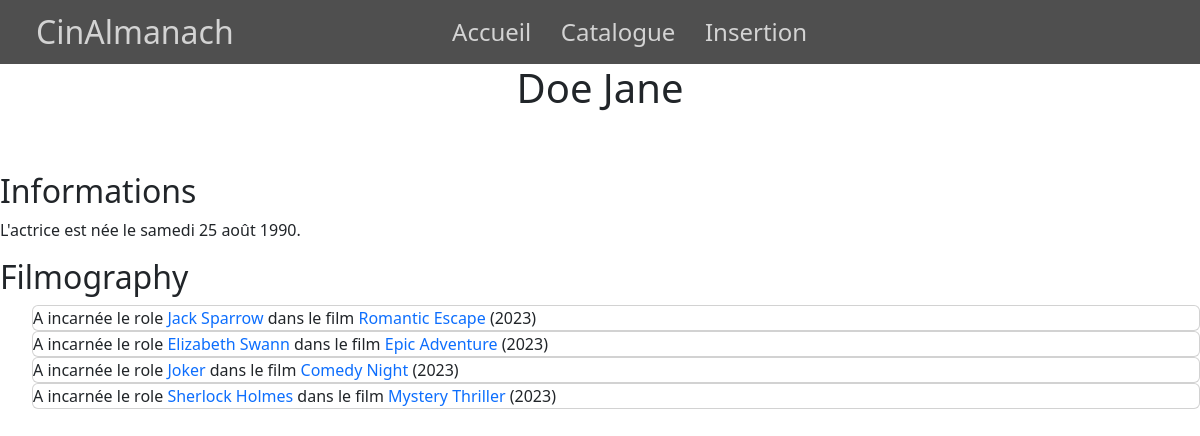
Screenshot of /index.php?action=detailActor&id=1 with the database file from the repository.
### tables this page shows
CREATE TABLE IF NOT EXISTS `person` (
  `id_person` int NOT NULL AUTO_INCREMENT,
  `name` varchar(255) NOT NULL DEFAULT '',
  `firstname` varchar(255) NOT NULL DEFAULT '',
  `birthday` date NOT NULL,
  `genre` varchar(255) NOT NULL DEFAULT '',
  PRIMARY KEY (`id_person`)
);

CREATE TABLE IF NOT EXISTS `role` (
  `id_role` int NOT NULL AUTO_INCREMENT,
  `name` varchar(255) NOT NULL,
  PRIMARY KEY (`id_role`),
  UNIQUE KEY `name` (`name`)
);

CREATE TABLE IF NOT EXISTS `movie` (
  `id_movie` int NOT NULL AUTO_INCREMENT,
  `name` varchar(255) NOT NULL,
  `date_release` date NOT NULL,
  `duration` int NOT NULL,
  `synopsis` mediumtext NOT NULL,
  `poster` text NOT NULL,
  `rate` decimal(2,1) NOT NULL DEFAULT '0.0',
  `id_director` int NOT NULL,
  PRIMARY KEY (`id_movie`),
  KEY `FK_movie_director` (`id_director`),
  CONSTRAINT `FK_movie_director` FOREIGN KEY (`id_director`) REFERENCES `director` (`id_director`) ON DELETE CASCADE ON UPDATE CASCADE
);

### controller/ActorController.php (called while the page is built, shortened)
<?php
class ActorController {
    public function detailActor(int $id){
        $actorManager = new ActorManager();
        $actor = $actorManager->getActorDetail($id);
        $filmography = $actorManager->getRoleMovieOfActor($id);
        require "view/detail/detailActor.php";
    }
}

### model/Connect.php (called while the page is built, shortened)
<?php
abstract class Connect {
    public static function seConnecter(){
        try {
            return new \PDO(
                "mysql:host=".self::HOST.";dbname=".self::DB.";charset=UTF8", self::USER, self::PASS
            );
        } catch (\PDOException $e) {
            return $e->getMessage();
        }
    }
}
?>

### model/ActorManager.php (called while the page is built, shortened)
<?php
class ActorManager{
    private \PDO $pdo;
    public function __construct() {
        $this->pdo = Connect::seConnecter();
    }
    public function getActorDetail(int $id):array{
        $requestActor = $this->pdo->prepare("
            SELECT person.name, person.firstname , person.birthday , person.genre
            FROM person,actor
            WHERE person.id_person = actor.id_person AND id_actor = :id;
        ");
        $requestActor->bindParam(":id",$id);
        $requestActor->execute();
        return $requestActor->fetch();
    }
    public function getRoleMovieOfActor(int $id):array {
        $request = $this->pdo->prepare("
            SELECT role.name AS roleName, movie.name AS movieName, movie.id_movie , role.id_role , YEAR(movie.date_release) AS date_release
            FROM actor
            JOIN casting
            ON casting.id_actor = actor.id_actor
            JOIN role
            ON role.id_role = casting.id_role
            JOIN movie
            ON movie.id_movie = casting.id_movie
            WHERE actor.id_actor = :id
            ORDER BY movie.date_release;
        ");
        $request-> bindParam(":id",$id);
        $request->execute();
        return $request->fetchAll();
    }
}

### service/CardService.php (the view, shortened to what this page needs)
<?php
class CardService {
    public function createListFilmographyActor (array $listCasting,$genre):string{
        $htmlContent='<ul>';
        foreach ($listCasting as $key => $casting) {
            if ($genre == 'Female') {
                $incarne = "incarnée";
            }else {
                $incarne = "incarné";
            }
            $htmlContent.='<div class="card"><li>';
            $htmlContent.= 'A '.$incarne.' le role '.'<a href="./index.php?action=detailRole&id='.$casting['id_role'].'">'.$casting['roleName'].'</a> dans le film <a href="./index.php?action=detailMovie&id='.$casting['id_movie'].'">'.$casting['movieName'].'</a> ('.$casting['date_release'].') </li>' ;
            $htmlContent.='</div>';
        }
        $htmlContent.='</ul>';
        return $htmlContent;
    }
}

### view/detail/detailActor.php (shortened to what this page needs)
<?php ob_start();
$actorName = $actor['name'].' '.$actor['firstname'];
$birthday = new \DateTime($actor['birthday']);
$formatter = new \IntlDateFormatter('fr_FR', \IntlDateFormatter::FULL, \IntlDateFormatter::NONE);
$formattedBirthday = $formatter->format($birthday);
$cardService = new CardService();
?>
<div id="wrapperWithoutPicture">
    <h2>Informations</h2>
    <p>L'<?=$actor['genre']=='Female' ? "actrice" : 'acteur'?> est né<?=$actor['genre']=="Female" ? "e":""?> le <?=$formattedBirthday?>. </p>
    <?=!empty($filmography) ? "<h2>Filmography</h2>" : ""?>
    <?=$cardService->createListFilmographyActor($filmography,$actor['genre'])?>
</div>
<?php
$titleText = $actorName;
$content = ob_get_clean();
require_once "view/template.php";
?>

### view/template.php (shortened to what this page needs)
<!DOCTYPE html>
<html lang="fr">
<head>
    <link rel="stylesheet" href="https://cdn.jsdelivr.net/npm/bootstrap@5.3.2/dist/css/bootstrap.min.css">
    <link rel="stylesheet" href="public/css/style.css">
</head>
<body>
    <header>
        <div id="logo">
            <p>Cin<span>Almanach</span></p>
        </div>
        <nav>
            <ul>
                <li class="linkNav"><a href="./index.php">Accueil</a></li>
                <a href="./index.php?action=listMovies"><li>Catalogue</li></a>
                <a href="./index.php?action=createMovie"><li>Insertion</li></a>
            </ul>
        </nav>
    </header>
    <div id="content">
        <h1><?=$titleText ?></h1>
        <?=$content?>
    </div>
</body>
</html>

### public/css/style.css (style rules this page uses)
* { margin:0; padding: 0; box-sizing: 0; }
h1 { text-align: center; margin: 5%; }
header { width: 100vw; height: 8vh; position: fixed; top: 0; display: flex; align-items: center; justify-content: center; z-index: 99; background-color: rgba(49, 49, 49,0.85); color: lightgray; }
header #logo { position: absolute; left: 3%; font-size: xx-large; }
#logo p { margin-bottom: 0; }
header nav { justify-self: center; }
header nav ul { display: flex; gap : 10%; margin:0; padding: 0; }
header nav li { list-style: none; position: relative; }
header a { text-decoration: none; font-size: x-large; color: lightgray; }
header li::after { content: ''; position: absolute; width: 100%; transform: scaleX(0); height: 1px; bottom: 0; left: 0; background-color: lightgray; transform-origin: bottom right; transition: transform 0.5s ease-out; }
#content { margin-top: 8vh; }
a { text-decoration: none; }
li { list-style: none; }
#wrapperWithoutPicture { display: flex; flex-direction: column; }

### rows the page displays
person: titleText "Doe Jane", birthday "samedi 25 août 1990", genre "incarnée"
role: name "Jack Sparrow", movie.name "Romantic Escape", date_release "2023"
role: name "Elizabeth Swann", movie.name "Epic Adventure", date_release "2023"
role: name "Joker", movie.name "Comedy Night", date_release "2023"
role: name "Sherlock Holmes", movie.name "Mystery Thriller", date_release "2023"
